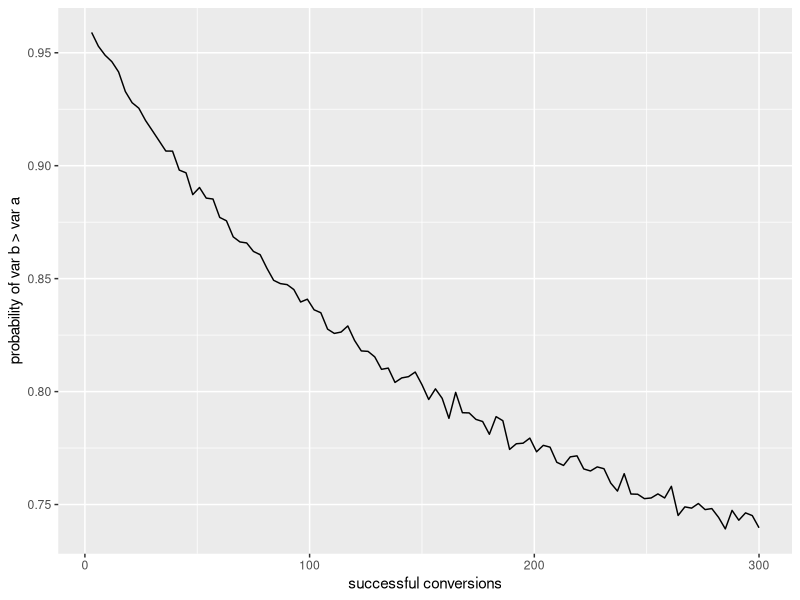

Reproduce this figure in R.
## ---- chunk 1
library(ggplot2)
library(dplyr)
## ---- chunk 2
prior_adj <- function(beta,trials) { ## note that we can only enter multiples of seven to maintain whole integers for the alpha value
  alpha = beta*(3/7)
  beta = beta

  var_a = rbeta(trials,36+alpha,114+beta)
  var_b = rbeta(trials,50+alpha,100+beta)
  return(sum(var_b > var_a)/trials)
}

list <- seq(7,7*100,7)

final <- data.frame()

for (i in list) {
  result <- data.frame(prob = prior_adj(i,20000))
  result$beta <- i
  final <- rbind(final,result)
}
final$alpha <- final$beta*(3/7)

ggplot(final,aes(x=alpha,y=prob)) + geom_line() + xlab('successful conversions') + ylab('probability of var b > var a')
## ---- chunk 3
prior_a_alpha <- 30
prior_a_beta <- 70  

prior_b_alpha <- 20
prior_b_beta <- 80

trials <- 20000

var_a = rbeta(trials,36+prior_a_alpha,114+prior_a_beta)
var_b = rbeta(trials,50+prior_b_alpha,100+prior_b_beta)
sum(var_b > var_a)/trials
## ---- chunk 4
true.rate <- 0.25
number.of.samples <- 100
results <- runif(number.of.samples) <= true.rate
